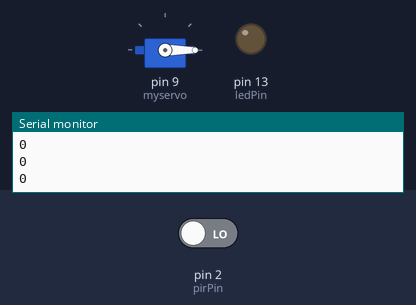
This sketch was run on a simulated Arduino Uno, built with avr-gcc and run on an emulated ATmega328P. On the bench: servo, output pins drawn as LEDs (lit = HIGH), the last lines printed to the serial monitor. The test bench sets the inputs (shaded band); at power-on: pin 2 (pirPin) LOW.

Above: at 2.2 s.
2.3 s: pin 2 (pirPin) driven HIGH
At 2.7 s:
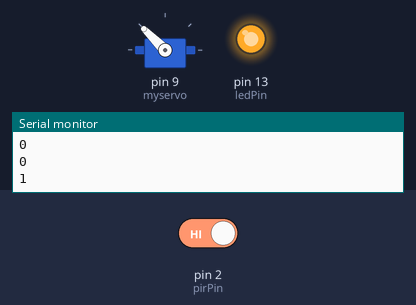
Timing chart, 0 to 5.3 s (numbered marks = the images above; inputs shaded):
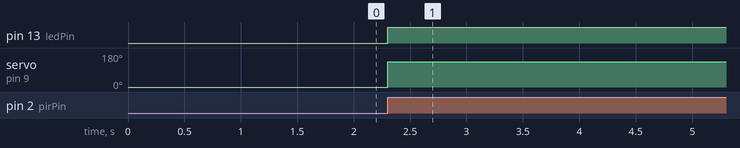

The sketch:

CatDoor.ino
```cpp
#include <Servo.h>

Servo myservo;
byte ledPin = 13;
byte pirPin = 2;

byte pirValue;


void setup() {
  Serial.begin(9600);

  // setup servo pins and initialize to 0 position
  myservo.attach(9);
  myservo.write(0);

  // setup PIR pins and initialize output to LOW
  pinMode(ledPin, OUTPUT);
  pinMode(pirPin, INPUT);
  digitalWrite(ledPin, LOW);

  // delay is probably optional
  delay(1000);

}

void loop() {
  // read PIR sensor and output to LED
  pirValue = digitalRead(pirPin);
  digitalWrite(ledPin, pirValue);
  Serial.println(pirValue);
  if (pirValue > 0){
    myservo.write(135);
    delay(20000);
    myservo.write(0);
    digitalWrite(ledPin, LOW);
  }
  delay(10);
}
```

Measured:
- after the input at 2.3 s, pin 13 (ledPin): LOW → HIGH at once; servo on pin 9 (myservo): 0° → 135° at once
